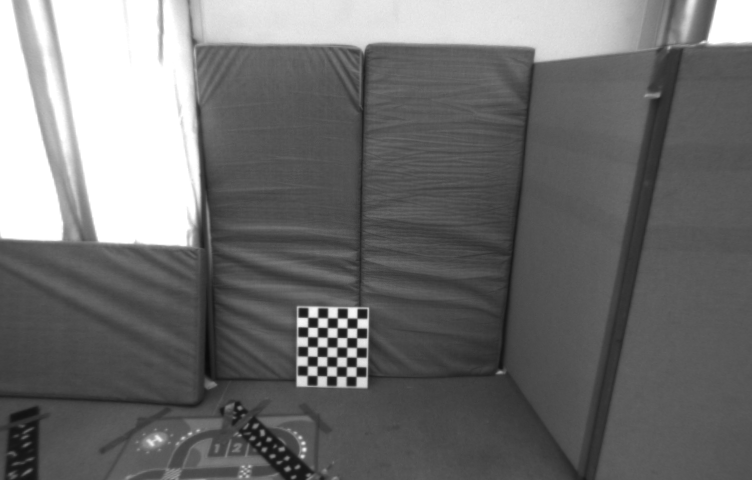
#> input picture labSession3/image1.png, 752 x 480 px
$ python SIFTmatching.py
#> lines starting #> are read from the running program, lines starting #| are printed output that depends on the picture
### AssignmentCV/hRANSAC.py
#####################################################################################
#
# MRGCV Unizar - Computer vision - Laboratory 2
#
# Title: Line RANSAC fitting
#
# Date: 28 September 2020
#
#####################################################################################
#
# Authors: Jesus Bermudez, Richard Elvira, Jose Lamarca, JMM Montiel
#
# Version: 1.0
#
#####################################################################################

import matplotlib.pyplot as plt
import numpy as np
import random
import cv2
import scipy.linalg as scAlg

def approxH(p_1,p_2):

    M = np.zeros((p_1.shape[1]*2, 9))

    for i in range(p_1.shape[1]):
        x_0 = p_1[0, i]
        x_1 = p_2[0, i]
        y_0 = p_1[1, i]
        y_1 = p_2[1, i]

        M[2*i] = [x_0, y_0, 1, 0, 0, 0, -x_1*x_0, -x_1*y_0, -x_1]
        M[2*i+1] = [0, 0, 0, x_0, y_0, 1, -y_1*x_0, -y_1*y_0, -y_1]

    u, s, vh = np.linalg.svd(M)

    v = vh[-1]

    H = np.array([[v[0],v[1],v[2]],
                [v[3],v[4],v[5]],
                [v[6],v[7],v[8]]])
    H /= H[2,2]

    #print("Approximated homography from matches:")
    #print(H)

    return H

def showH(img1,img2,H_2_1,x1,H_title="H"):

    # Ensure x1 is in homogeneous 2D
    x1h = np.ones((3,x1.shape[1]))
    x1h[:2,:] = x1[:2,:]

    # Create an image with both images stacked vertically (img1 on top of img2)
    img12 = np.concatenate((img1, img2), axis=0)

    # Compute points in img2, then add img1's height to move them onto img2
    x2 = H_2_1@x1h
    x2 /= x2[2,:]
    x2[1,:] += img1.shape[0] # number of rows = height in pixels

    # Draw a line from every x1 point to its relocated x2
    fig, ax = plt.subplots()
    ax.set_title('Showing homography: '+H_title)
    for i in range(x1.shape[1]):
        xvalues = [x1[0,i],x2[0,i]]
        yvalues = [x1[1,i],x2[1,i]]
        plt.plot(xvalues,yvalues,'o',linestyle='--')
    plt.imshow(img12)
    plt.show()

# [80 lines left out: function hRANSAC_superglue, not called in this run]

def hRANSAC_sift(x1,x2):

    img1 = cv2.cvtColor(cv2.imread("image1.png"), cv2.COLOR_BGR2RGB)
    img2 = cv2.cvtColor(cv2.imread("image2.png"), cv2.COLOR_BGR2RGB)

    kp0h = x1
    kp1h = x2

    # parameters of random sample selection
    spFrac = 0.2  # spurious fraction
    P = 0.999  # probability of selecting at least one sample without spurious
    pMinSet = 4  # number of points needed to compute the homography

    # number m of random samples
    nAttempts = np.round(np.log(1 - P) / np.log(1 - np.power((1 - spFrac), pMinSet)))
    nAttempts = nAttempts.astype(int)
    print('nAttempts = ' + str(nAttempts))

    RANSACThreshold = 5
    nVotesMax = 0

    for kAttempt in range(nAttempts):

        nVotes = 0
        inliers = np.zeros(x1.shape[1])

        # Compute the minimal set defining your model
        # For a homography, the minimum is 4 matches ko
        xSubSel = random.choices(range(x1.shape[1]), k=pMinSet)

        p1 = np.zeros((2,pMinSet))
        p2 = np.zeros((2,pMinSet))

        for m,i in zip(xSubSel,range(len(xSubSel))):
            p1[0,i] = kp0h[0,m]
            p1[1,i] = kp0h[1,m]
            p2[0,i] = kp1h[0,m]
            p2[1,i] = kp1h[1,m]

        H = approxH(p1,p2)
        kp1H = H @ kp0h
        kp1H/=kp1H[2]

        for i in range(x1.shape[1]):
            kp1_gt = kp1h[:,i]
            kp1_h = kp1H[:,i]
            dist = np.sqrt(np.sum((kp1_gt-kp1_h)**2))
            if dist < RANSACThreshold:
                nVotes+=1
                inliers[i] = 1

        if nVotes > nVotesMax:
            print("New best")
            nVotesMax = nVotes
            print(nVotes,"votes")
            print(H)
            showH(img1,img2,H,x1[:,inliers==1])

# [3 lines that do not run on import are left out]

### labSession3/SIFTmatching.py
#####################################################################################
#
# MRGCV Unizar - Computer vision - Laboratory 2
#
# Title: SIFT matching
#
# Date: 28 September 2020
#
#####################################################################################
#
# Authors: Jesus Bermudez, Richard Elvira, Jose Lamarca, JMM Montiel
#
# Version: 1.0
#
#####################################################################################

import matplotlib.pyplot as plt
import numpy as np
import cv2
import hRANSAC
import random

def indexMatrixToMatchesList(matchesList):
    """
     -input:
         matchesList: nMatches x 3 --> [[indexDesc1,indexDesc2,descriptorDistance],...]]
     -output:
        dMatchesList: list of n DMatch object
     """
    dMatchesList = []
    for row in matchesList:
        dMatchesList.append(cv2.DMatch(_queryIdx=row[0], _trainIdx=row[1], _distance=row[2]))
    return dMatchesList

def matchesListToIndexMatrix(dMatchesList):
    """
     -input:
         dMatchesList: list of n DMatch object
     -output:
        matchesList: nMatches x 3 --> [[indexDesc1,indexDesc2,descriptorDistance],...]]
     """
    matchesList = []
    for k in range(len(dMatchesList)):
        matchesList.append([int(dMatchesList[k].queryIdx), int(dMatchesList[k].trainIdx), dMatchesList[k].distance])
    return matchesList


def matchWith2NDRR(desc1, desc2, distRatio, minDist):
    """
    Nearest Neighbours Matching algorithm checking the Distance Ratio.
    A match is accepted only if its distance is less than distRatio times
    the distance to the second match.
    -input:
        desc1: descriptors from image 1 nDesc x 128
        desc2: descriptors from image 2 nDesc x 128
        distRatio:
    -output:
       matches: nMatches x 3 --> [[indexDesc1,indexDesc2,descriptorDistance],...]]
    """
    matches = []
    nDesc1 = desc1.shape[0]
    for kDesc1 in range(nDesc1):
        dist = np.sqrt(np.sum((desc2 - desc1[kDesc1, :]) ** 2, axis=1))
        indexSort = np.argsort(dist)
        if (dist[indexSort[0]] < minDist):
            if (dist[indexSort[0]]/dist[indexSort[1]] < distRatio):
                matches.append([kDesc1, indexSort[0], dist[indexSort[0]]])
    return matches

if __name__ == '__main__':
    np.set_printoptions(precision=4, linewidth=1024, suppress=True)

    # Images path
    timestamp1 = '1403715282262142976'
    timestamp2 = '1403715413262142976'

    path_image_1 = 'image1.png'
    path_image_2 = 'image2.png'

    # Read images
    image_pers_1 = cv2.imread(path_image_1)
#> image_pers_1 is the input picture: shape (480, 752, 3); min 10, max 255, mean 111.4
    image_pers_2 = cv2.imread(path_image_2)
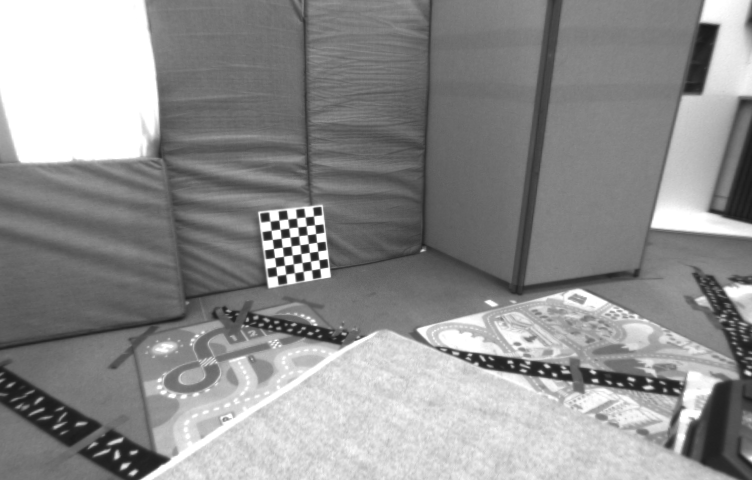
#> input picture labSession3/image2.png, 752 x 480 px
#> image_pers_2 is the input picture: shape (480, 752, 3); min 25, max 255, mean 143.5

    # Feature extraction
    sift = cv2.SIFT_create(nfeatures=0, nOctaveLayers = 5, contrastThreshold = 0.02, edgeThreshold = 20, sigma = 0.5)
    keypoints_sift_1, descriptors_1 = sift.detectAndCompute(image_pers_1, None)
#> keypoints_sift_1 = 2310 keypoints; strongest (x, y, size): (342, 314, 7.6), (352, 311, 13.6), (322, 333, 7.7), (333, 323, 7.8)
    keypoints_sift_2, descriptors_2 = sift.detectAndCompute(image_pers_2, None)
#> keypoints_sift_2 = 6520 keypoints; strongest (x, y, size): (305, 249, 7.4), (312, 239, 7.4), (314, 256, 7.5), (316, 274, 7.4)

    distRatio = 0.55

    minDist = 250
    matchesList = matchWith2NDRR(descriptors_1, descriptors_2, distRatio, minDist)
#> after the loop in matchWith2NDRR, `for kDesc1 in range(nDesc1):`: matches = 69 items, first 6: [199, 131, 102.5], [214, 89, 65.29], [303, 303, 129.6], [388, 333, 151.7], [628, 540, 117.1], [675, 727, 114]
#> matchesList has the same summary as matches in matchWith2NDRR
    dMatchesList = indexMatrixToMatchesList(matchesList)
#> the loop in indexMatrixToMatchesList, `for row in matchesList:` made 69 passes
#> row on passes 1 to 12: [199, 131, 102.5], [214, 89, 65.29], [303, 303, 129.6], [388, 333, 151.7], [628, 540, 117.1], [675, 727, 114], [753, 778, 108.7], [767, 916, 62.51], [770, 791, 149.2], [808, 874, 142.2], [809, 875, 138.8], [812, 878, 59.19]
#> after the loop in indexMatrixToMatchesList, `for row in matchesList:`: dMatchesList = 69 matches
#> dMatchesList = 69 matches
    dMatchesList = sorted(dMatchesList, key=lambda x: x.distance)

    # Plot the first 10 matches
    imgMatched = cv2.drawMatches(image_pers_1, keypoints_sift_1, image_pers_2, keypoints_sift_2, dMatchesList[:100],
                                 None, flags=cv2.DrawMatchesFlags_NOT_DRAW_SINGLE_POINTS)#and cv2.DRAW_MATCHES_FLAGS_DRAW_RICH_KEYPOINTS)
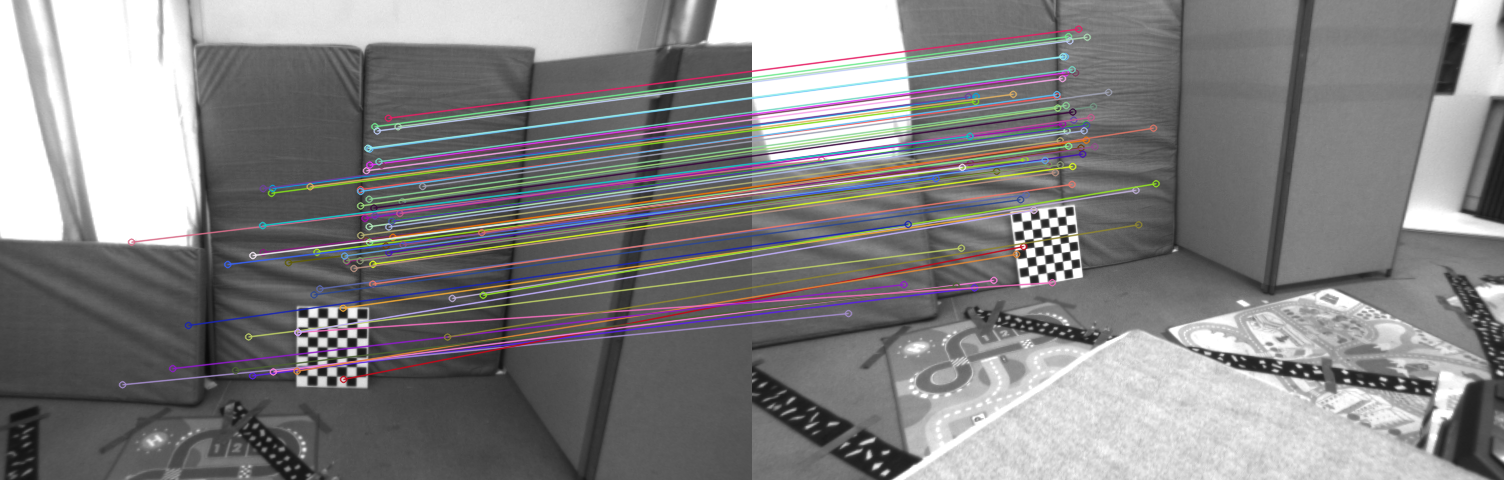
#> imgMatched: shape (480, 1504, 3); mean B, G, R 130.5, 130, 131
    plt.imshow(imgMatched, cmap='gray', vmin=0, vmax=255)
    plt.draw()
    plt.show()

    # Conversion from DMatches to Python list
    matchesList = matchesListToIndexMatrix(dMatchesList)
#> the loop in matchesListToIndexMatrix, `for k in range(len(dMatchesList)):` made 69 passes
#> after the loop in matchesListToIndexMatrix, `for k in range(len(dMatchesList)):`: matchesList = 69 items, first 6: [1347, 1955, 30.82], [1037, 1460, 58.12], [812, 878, 59.19], [767, 916, 62.51], [1448, 2088, 64.44], [214, 89, 65.29]

    # Matched points in numpy from list of DMatches
    srcPts = np.float32([keypoints_sift_1[m.queryIdx].pt for m in dMatchesList]).reshape(len(dMatchesList), 2)
#> srcPts = 69 pairs, first value 122.1 to 482.7, second value 117.8 to 384.3
    dstPts = np.float32([keypoints_sift_2[m.trainIdx].pt for m in dMatchesList]).reshape(len(dMatchesList), 2)
#> dstPts = 69 pairs, first value 69.15 to 403.6, second value 28.65 to 313.1

    # Matched points in homogeneous coordinates
    x1 = np.vstack((srcPts.T, np.ones((1, srcPts.shape[0]))))
    x2 = np.vstack((dstPts.T, np.ones((1, dstPts.shape[0]))))

    hRANSAC.hRANSAC_sift(x1,x2)
#> the loop in hRANSAC_sift, `for kAttempt in range(nAttempts): ` made 13 passes
#> pass 1, in showH, `img12 = np.concatenate((img1, img2), axis=0)`:
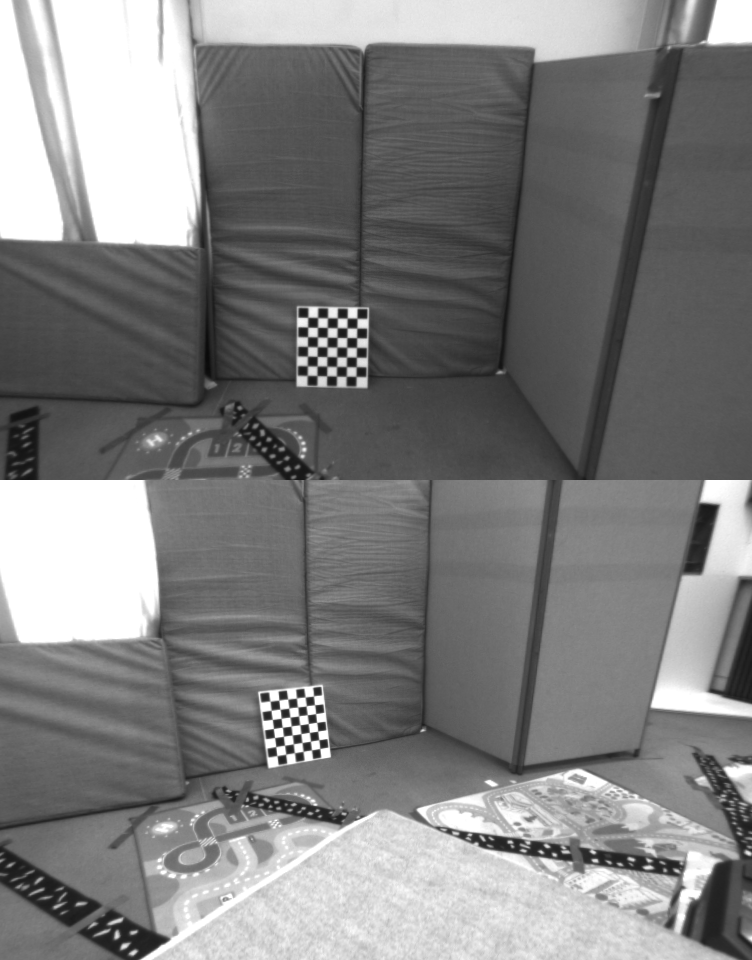
#> img12: shape (960, 752, 3); min 10, max 255, mean 127.4
#> pass 1, in showH, `plt.show()`:
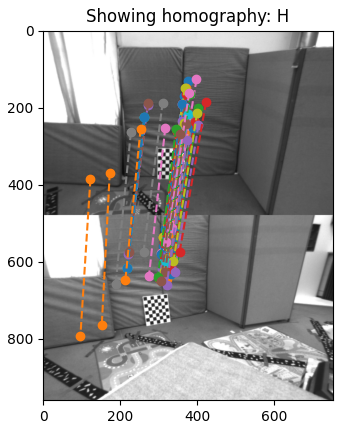
#> figure drawn by matplotlib, 1 panel
#> after the loop in hRANSAC_sift, `for kAttempt in range(nAttempts):`: nVotesMax = 46
